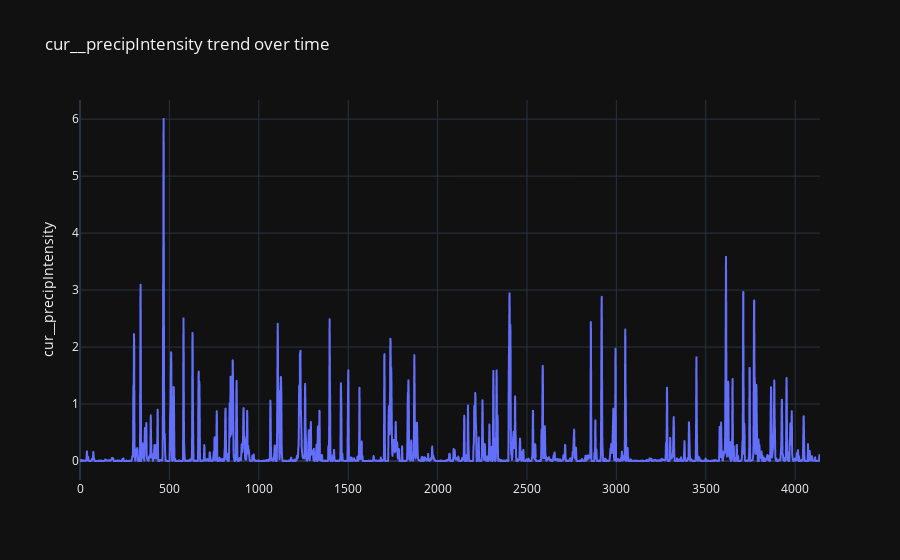

Notebook cell for this chart:
### Markdown cell above
- *cur__precipIntensity*

### Code cell
# take a look at the overall trend
grouped = merged.groupby(['date', 'hour'])['cur__precipIntensity'].mean()
px.line(grouped, y="cur__precipIntensity", height=300,
        title='cur__precipIntensity trend over time')

### Figure 1 — Plotly figure (JSON) as saved in the notebook; plotly's stock layout.template omitted (floating-point values rounded to 4 significant figures; data arrays with more than 128 entries replaced by an {"elided": "..."} marker saying what was removed)
{"data": [{"hovertemplate": "cur__precipIntensity=%{y}<extra></extra>", "legendgroup": "", "line": {"color": "#636efa", "dash": "solid"}, "mode": "lines", "name": "", "showlegend": false, "type": "scattergl", "xaxis": "x", "y": {"elided": "4140 float values"}, "yaxis": "y"}], "layout": {"autosize": true, "legend": {"tracegroupgap": 0}, "title": {"text": "cur__precipIntensity trend over time"}, "xaxis": {"anchor": "y", "autorange": true, "domain": [0, 1], "range": [0, 4139]}, "yaxis": {"anchor": "x", "autorange": true, "domain": [0, 1], "range": [-0.3335, 6.336], "title": {"text": "cur__precipIntensity"}, "type": "linear"}}}
